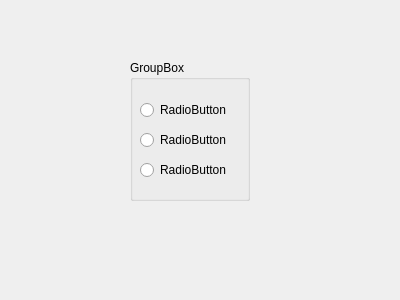
<?xml version="1.0" encoding="UTF-8"?>
<ui version="4.0">
 <class>Dialog</class>
 <widget class="QDialog" name="Dialog">
  <property name="geometry">
   <rect>
    <x>0</x>
    <y>0</y>
    <width>400</width>
    <height>300</height>
   </rect>
  </property>
  <property name="windowTitle">
   <string>Dialog</string>
  </property>
  <widget class="QGroupBox" name="groupBox">
   <property name="geometry">
    <rect>
     <x>130</x>
     <y>60</y>
     <width>120</width>
     <height>141</height>
    </rect>
   </property>
   <property name="title">
    <string>GroupBox</string>
   </property>
   <widget class="QRadioButton" name="GroupBox_rad3">
    <property name="geometry">
     <rect>
      <x>10</x>
      <y>100</y>
      <width>89</width>
      <height>20</height>
     </rect>
    </property>
    <property name="text">
     <string>RadioButton</string>
    </property>
   </widget>
   <widget class="QRadioButton" name="GroupBox_rad1">
    <property name="geometry">
     <rect>
      <x>10</x>
      <y>40</y>
      <width>89</width>
      <height>20</height>
     </rect>
    </property>
    <property name="text">
     <string>RadioButton</string>
    </property>
   </widget>
   <widget class="QRadioButton" name="GroupBox_rad2">
    <property name="geometry">
     <rect>
      <x>10</x>
      <y>70</y>
      <width>89</width>
      <height>20</height>
     </rect>
    </property>
    <property name="text">
     <string>RadioButton</string>
    </property>
   </widget>
  </widget>
 </widget>
 <resources/>
 <connections/>
</ui>
